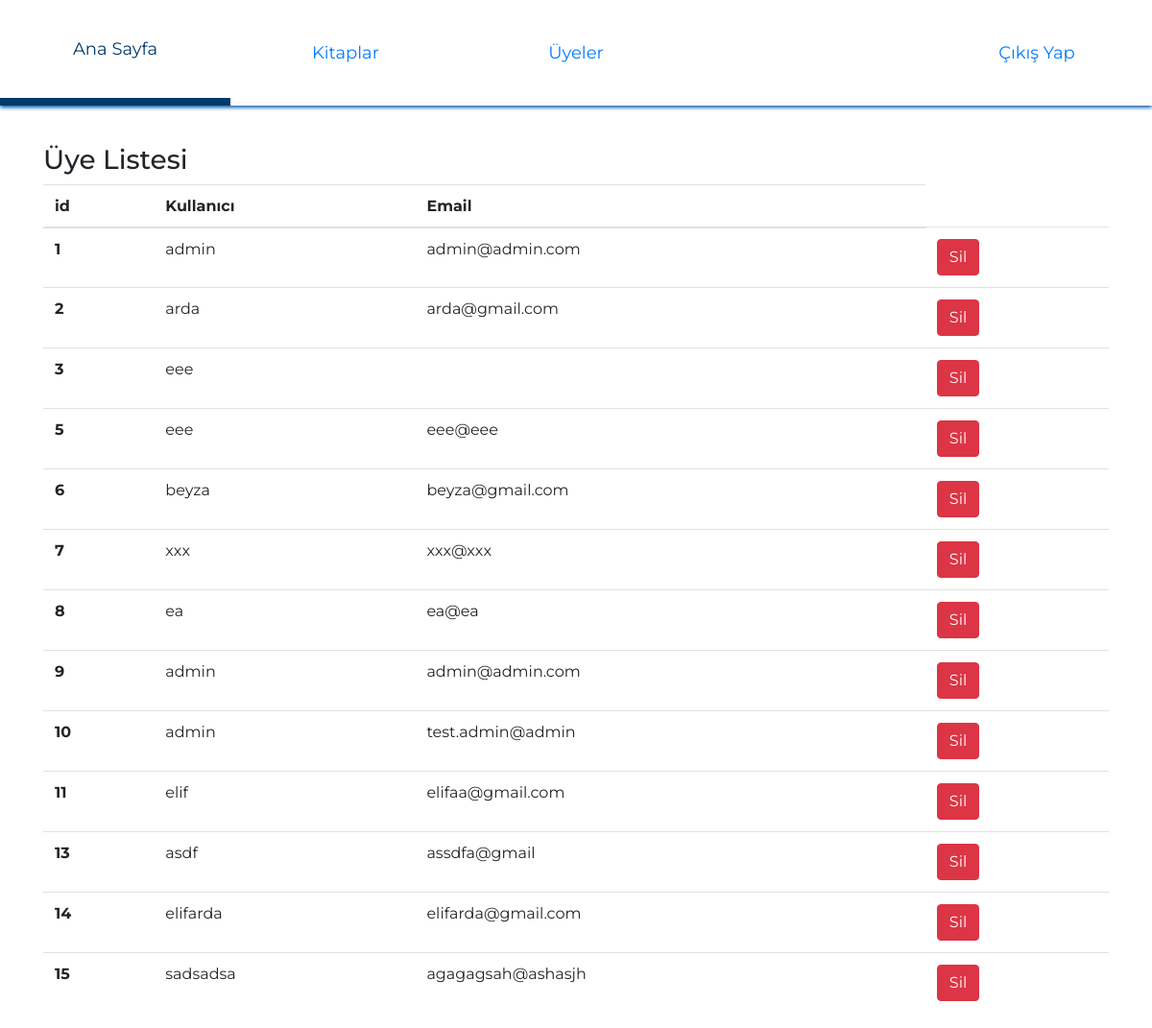
The app's page /admin_users, older data.
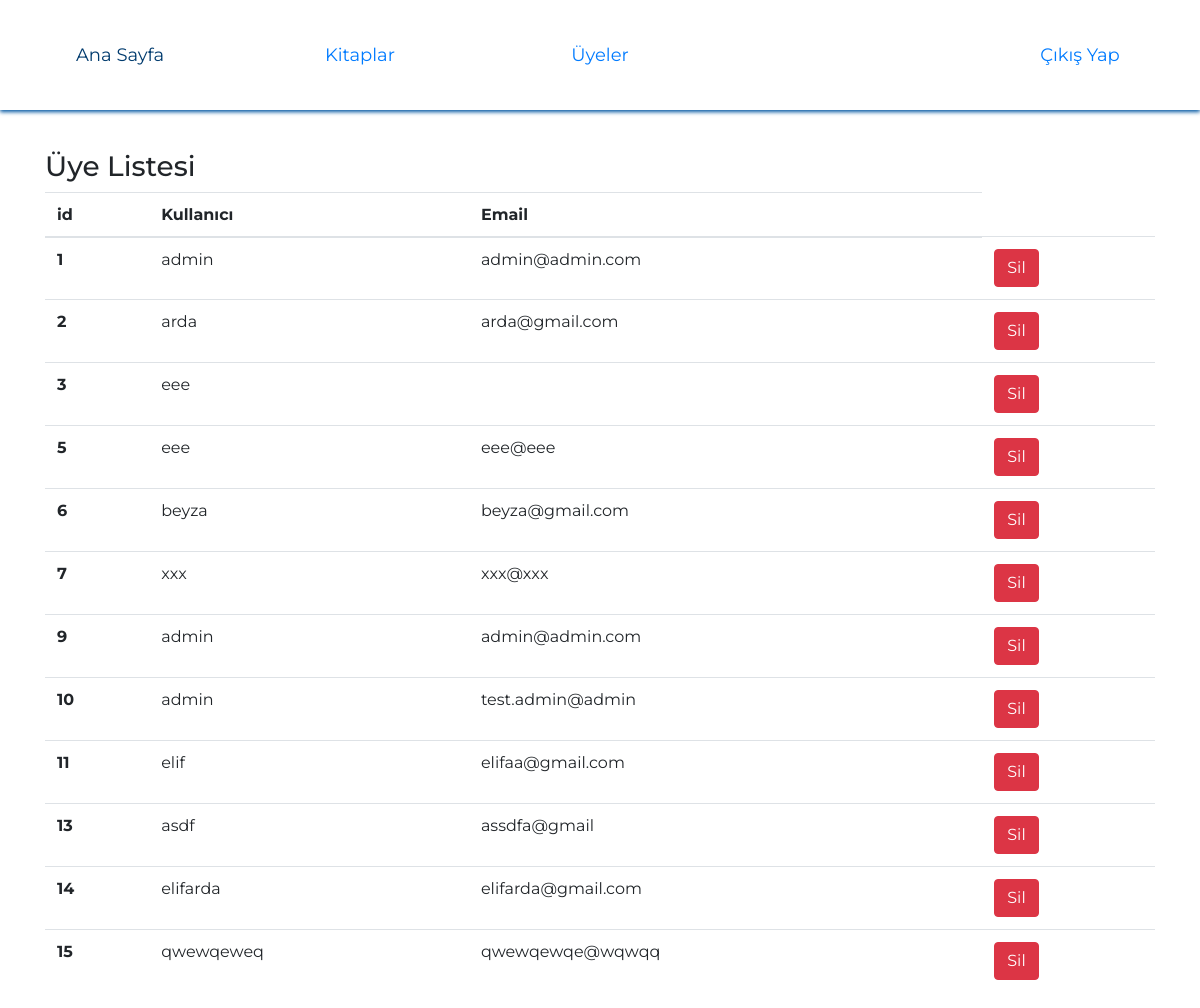
The same page, newer data.
### Models/user.py (models this page shows)
class User(UserMixin,db.Model):
    id = db.Column(db.Integer, primary_key=True)
    username = db.Column(db.String(120))
    email = db.Column(db.String(120))
    password = db.Column(db.String(80))

### Routes/routes.py (the view)
@routes.route("/admin_users")
def admin_users():
    users = User.query.all()
    return render_template("admin_users.html", users=users)

### templates/admin_users.html (shortened to what this page needs)
<html>
<head>
    <link rel="stylesheet" href="https://maxcdn.bootstrapcdn.com/bootstrap/4.0.0/css/bootstrap.min.css">
    <link rel="stylesheet" type="text/css" href="../static/css/home.css" />
</head>
<body>
    <div>
        <section class='header'>
            <header>
                <ul class='menu'>
                    <li>
                        <a href='/admin'>Ana Sayfa</a>
                    </li>
                    <li>
                        <a href='/admin_book'>Kitaplar</a>
                    </li>
                    <li>
                        <a href='/admin_users'>Üyeler</a>
                    </li>
                    <li>
                        <a href='#'></a>
                    </li>
                    <li class="logout">
                        <a href='/logout'>Çıkış Yap</a>
                    </li>
                </ul>
            </header>
        </section>
        <div style="margin-top: 150px;" class="container">
            <table class="table">
                <h3>Üye Listesi</h3>
                <thead>
                    <tr>
                        <th scope="col">id</th>
                        <th scope="col">Kullanıcı</th>
                        <th scope="col">Email</th>
                    </tr>
                </thead>
                <tbody>
                    {%for user in users %}
                    <tr>
                        <th scope="row">{{user.id}}</th>
                        <td>{{user.username}}</td>
                        <td>{{user.email}}</td>
                        <td><a href="/user_delete/{{user.id}}" class="btn btn-danger">Sil</a>
                    </tr>
                    {% endfor %}
                </tbody>
            </table>
        </div>
    </div>
</body>
</html>

### static/css/home.css (style rules this page uses)
body { font-family: "Montserrat", Helvetica, sans-serif; background-color: white; }
a { font-weight: 400; font-size: 18px; -webkit-transition: all 0.25s; transition: all 0.25s; }
ul { padding: 0; margin: 0; }
.header { position: fixed; top: 0; left: 0; right: 0; height: 110px; background: #fff; box-shadow: 0 2px 4px #0056a1; }
.menu li { width: 20%; height: 110px; box-sizing: border-box; display: block; float: left; list-style: none; position: relative; display: table; border-bottom: 0px solid #007fed; -webkit-transition: all 0.25s; transition: all 0.25s; }
.menu li a { display: block; text-align: center; display: table-cell; vertical-align: middle; text-decoration: none; }

Row changes from the older to the newer data that the page shows:
removed User: id "8", username "ea", email "ea@ea"
changed User id 15: username "sadsadsa" → "qwewqeweq"; email "agagagsah@ashasjh" → "qwewqewqe@wqwqq"
